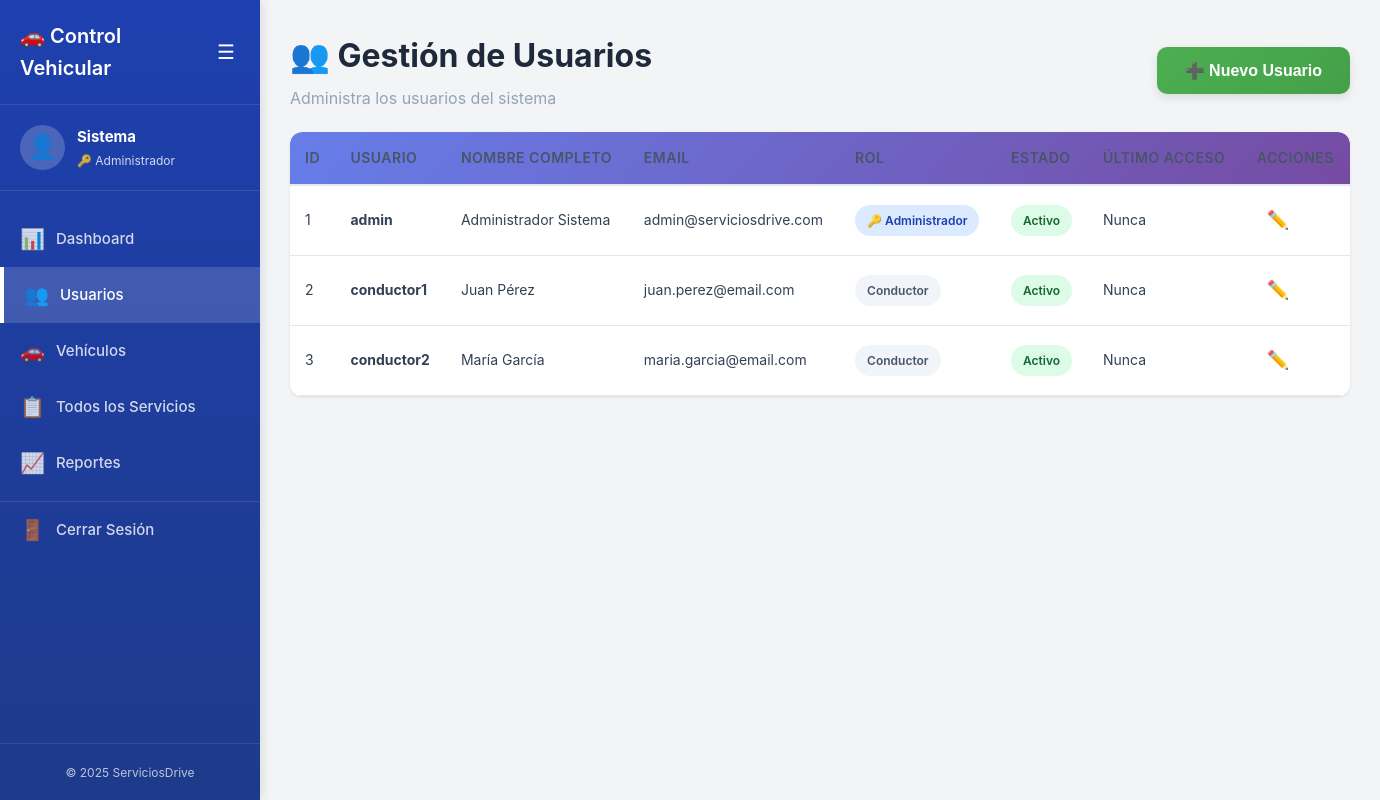
The app's page /admin/usuarios.php (signed in) with its own data.
### tables this page shows
CREATE TABLE IF NOT EXISTS usuarios (
    id INT AUTO_INCREMENT PRIMARY KEY,
    usuario VARCHAR(50) NOT NULL UNIQUE,
    password VARCHAR(255) NOT NULL,
    nombre VARCHAR(100) NOT NULL,
    apellido VARCHAR(100) NOT NULL,
    email VARCHAR(100),
    telefono VARCHAR(20),
    rol_id INT DEFAULT 1,
    activo TINYINT(1) DEFAULT 1,
    fecha_registro TIMESTAMP DEFAULT CURRENT_TIMESTAMP,
    ultimo_acceso TIMESTAMP NULL,
    FOREIGN KEY (rol_id) REFERENCES roles(id),
    INDEX idx_usuario (usuario),
    INDEX idx_activo (activo),
    INDEX idx_rol (rol_id)
);

CREATE TABLE IF NOT EXISTS roles (
    id INT AUTO_INCREMENT PRIMARY KEY,
    nombre VARCHAR(50) NOT NULL UNIQUE,
    descripcion VARCHAR(255),
    fecha_creacion TIMESTAMP DEFAULT CURRENT_TIMESTAMP
);

### config/Database.php (called while the page is built, shortened)
<?php
class Database {
    private static $instance = null;
    private $connection;
    private function __construct() {
        try {
            $dsn = "mysql:host=" . DB_HOST . ";port=" . DB_PORT . ";dbname=" . DB_NAME . ";charset=" . DB_CHARSET;
            $options = [
                PDO::ATTR_ERRMODE => PDO::ERRMODE_EXCEPTION,
                PDO::ATTR_DEFAULT_FETCH_MODE => PDO::FETCH_ASSOC,
                PDO::ATTR_EMULATE_PREPARES => false,
                PDO::ATTR_PERSISTENT => true
            ];
            $this->connection = new PDO($dsn, DB_USER, DB_PASS, $options);
        } catch (PDOException $e) {
            die("Error de conexión a la base de datos: " . $e->getMessage());
        }
    }
    public static function getInstance() {
        if (self::$instance === null) {
            self::$instance = new self();
        }
        return self::$instance;
    }
    public function getConnection() {
        return $this->connection;
    }
}

### app/models/Usuario.php (called while the page is built, shortened)
<?php
require_once __DIR__ . '/../../config/Database.php';
class Usuario {
    private $db;
    private $table = 'usuarios';
    public function __construct() {
        $this->db = Database::getInstance()->getConnection();
    }
    public function obtenerTodos() {
        try {
            $query = "SELECT u.id, u.usuario, u.nombre, u.apellido, u.email, u.telefono,
                             u.rol_id, r.nombre as rol, u.activo, u.fecha_registro, u.ultimo_acceso
                      FROM {$this->table} u
                      LEFT JOIN roles r ON u.rol_id = r.id
                      ORDER BY u.fecha_registro DESC";
            $stmt = $this->db->prepare($query);
            $stmt->execute();
            return $stmt->fetchAll();
        } catch (PDOException $e) {
            error_log("Error al obtener usuarios: " . $e->getMessage());
            return [];
        }
    }
}

### public/admin/usuarios.php (the view, shortened to what this page needs)
<?php
require_once __DIR__ . '/../../app/models/Usuario.php';
$usuarioModel = new Usuario();
$usuarios = $usuarioModel->obtenerTodos();
$nombreUsuario = $_SESSION['nombre_completo'] ?? 'Usuario';
?>
<!DOCTYPE html>
<html lang="es">
<head>
    <link rel="stylesheet" href="<?= APP_URL ?>/public/css/styles.css">
</head>
<body>
    <aside class="sidebar" id="sidebar">
        <div class="sidebar-header">
            <h2>🚗 Control Vehicular</h2>
            <button class="sidebar-toggle" id="sidebarToggle">
                <span>☰</span>
            </button>
        </div>
        <div class="sidebar-user">
            <div class="user-avatar">👤</div>
            <div class="user-info">
                <strong><?= htmlspecialchars($nombreUsuario) ?></strong>
                <small>🔑 Administrador</small>
            </div>
        </div>
        <nav class="sidebar-nav">
            <a href="<?= APP_URL ?>/public/dashboard.php" class="nav-link">
                <span class="nav-icon">📊</span>
                <span class="nav-text">Dashboard</span>
            </a>
            <a href="<?= APP_URL ?>/public/admin/usuarios.php" class="nav-link active">
                <span class="nav-icon">👥</span>
                <span class="nav-text">Usuarios</span>
            </a>
            <a href="<?= APP_URL ?>/public/admin/vehiculos.php" class="nav-link">
                <span class="nav-icon">🚗</span>
                <span class="nav-text">Vehículos</span>
            </a>
            <a href="<?= APP_URL ?>/public/admin/servicios.php" class="nav-link">
                <span class="nav-icon">📋</span>
                <span class="nav-text">Todos los Servicios</span>
            </a>
            <a href="<?= APP_URL ?>/public/admin/reportes.php" class="nav-link">
                <span class="nav-icon">📈</span>
                <span class="nav-text">Reportes</span>
            </a>
            <a href="<?= APP_URL ?>/public/index.php?action=logout" class="nav-link nav-link-logout">
                <span class="nav-icon">🚪</span>
                <span class="nav-text">Cerrar Sesión</span>
            </a>
        </nav>
        <div class="sidebar-footer">
            <small>© 2025 ServiciosDrive</small>
        </div>
    </aside>
    <main class="main-content" id="mainContent">
        <div class="dashboard-header">
            <div>
                <h1>👥 Gestión de Usuarios</h1>
                <p class="text-muted">Administra los usuarios del sistema</p>
            </div>
            <button class="btn btn-primary" onclick="location.href='<?= APP_URL ?>/public/admin/usuarios-form.php'">
                ➕ Nuevo Usuario
            </button>
        </div>
        <?php if (count($usuarios) > 0): ?>
            <div class="card">
                <div class="table-responsive">
                    <table class="data-table">
                        <thead>
                            <tr>
                                <th>ID</th>
                                <th>Usuario</th>
                                <th>Nombre Completo</th>
                                <th>Email</th>
                                <th>Rol</th>
                                <th>Estado</th>
                                <th>Último Acceso</th>
                                <th>Acciones</th>
                            </tr>
                        </thead>
                        <tbody>
                            <?php foreach ($usuarios as $usuario): ?>
                                <tr>
                                    <td><?= htmlspecialchars($usuario['id']) ?></td>
                                    <td><strong><?= htmlspecialchars($usuario['usuario']) ?></strong></td>
                                    <td><?= htmlspecialchars($usuario['nombre'] . ' ' . $usuario['apellido']) ?></td>
                                    <td><?= htmlspecialchars($usuario['email'] ?? 'N/A') ?></td>
                                    <td>
                                        <?php if ($usuario['rol_id'] == 2): ?>
                                            <span class="badge badge-primary">🔑 <?= htmlspecialchars($usuario['rol']) ?></span>
                                        <?php else: ?>
                                            <span class="badge badge-secondary"><?= htmlspecialchars($usuario['rol']) ?></span>
                                        <?php endif; ?>
                                    </td>
                                    <td>
                                        <?php if ($usuario['activo']): ?>
                                            <span class="badge badge-success">Activo</span>
                                        <?php else: ?>
                                            <span class="badge badge-danger">Inactivo</span>
                                        <?php endif; ?>
                                    </td>
                                    <td>
                                        <?= $usuario['ultimo_acceso'] ? date('d/m/Y H:i', strtotime($usuario['ultimo_acceso'])) : 'Nunca' ?>
                                    </td>
                                    <td>
                                        <a href="<?= APP_URL ?>/public/admin/usuarios-form.php?id=<?= $usuario['id'] ?>" class="btn-icon" title="Editar">✏️</a>
                                    </td>
                                </tr>
                            <?php endforeach; ?>
                        </tbody>
                    </table>
                </div>
            </div>
        <?php endif; ?>
    </main>
</body>
</html>

### records on screen
usuarios: id "1", usuario "admin", nombre+apellido "Administrador Sistema", email "admin@serviciosdrive.com", rol.nombre "Administrador", activo "Activo", shows "Nunca"
usuarios: id "2", usuario "conductor1", nombre+apellido "Juan Pérez", email "juan.perez@email.com", rol.nombre "Conductor", activo "Activo", shows "Nunca"
usuarios: id "3", usuario "conductor2", nombre+apellido "María García", email "maria.garcia@email.com", rol.nombre "Conductor", activo "Activo", shows "Nunca"

### other values on screen
$nombreUsuario "Sistema"
